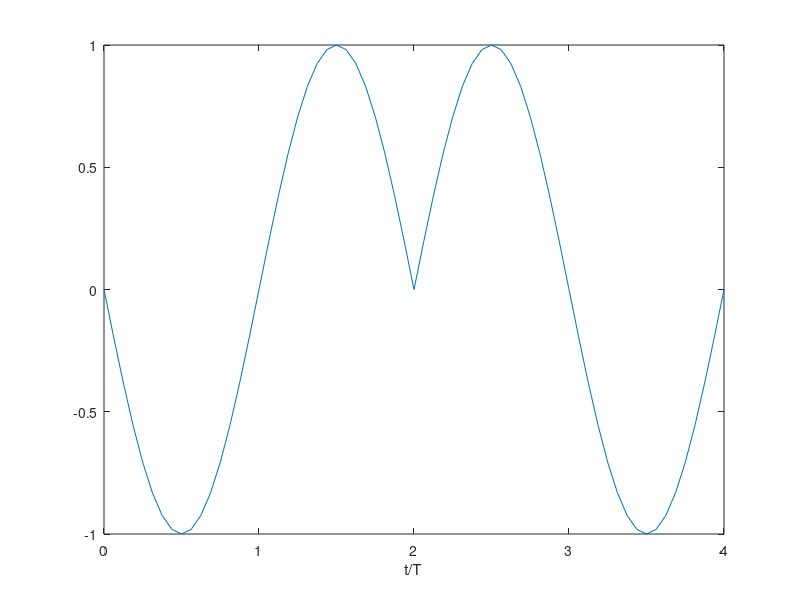

The MATLAB source for this figure:
m=16; %sampling rate as multiple of symbol rate
%discrete time representation of sine pulse
time_p = 0:1/m:1; %sampling times over duration of pulse 
p = sin(pi*time_p); %samples of the pulse
%symbols to be modulated
symbols = [-1;1;1;-1];

%UPSAMPLE BY m
nsymbols = length(symbols);%length of original symbol sequence 
nsymbols_upsampled = 1+(nsymbols-1)*m;%length of upsampled symbol sequence 
symbols_upsampled = zeros(nsymbols_upsampled,1);
symbols_upsampled(1:m:nsymbols_upsampled)=symbols; %insert symbols with spacing M

%GENERATE MODULATED SIGNAL BY DISCRETE TIME CONVOLUTION 
u=conv(symbols_upsampled,p);
%PLOT MODULATED SIGNAL
time_u = 0:1/m:(length(u)-1)/m; %unit of time = symbol time T
plot(time_u,u);
xlabel('t/T');


print -dpng 232.png